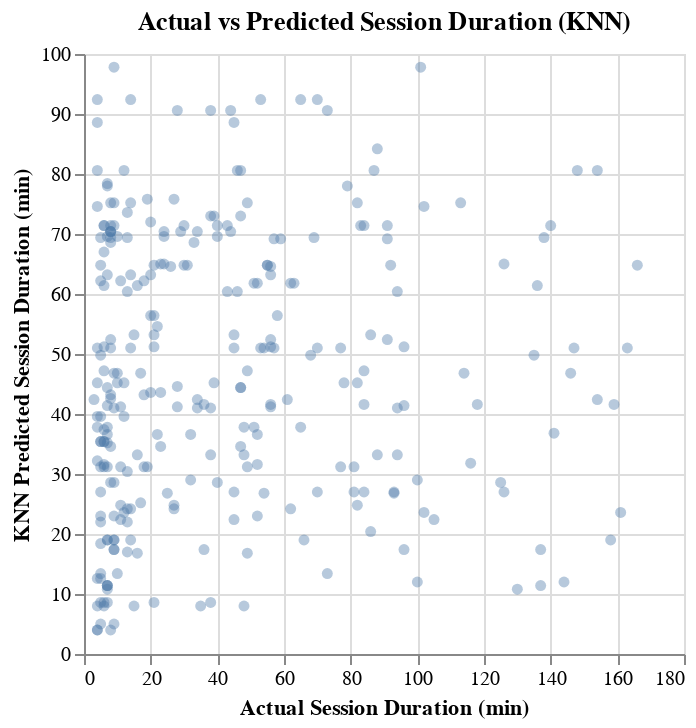

This figure's notebook cell:
### Code cell
import altair as alt
results_knn = pd.DataFrame({
    "actual": y_test,
    "predicted": y_pred_knn
})

chart_knn = alt.Chart(results_knn).mark_circle(opacity=0.4).encode(
    x=alt.X("actual:Q", title="Actual Session Duration (min)"),
    y=alt.Y("predicted:Q", title="KNN Predicted Session Duration (min)")
).properties(
    title="Actual vs Predicted Session Duration (KNN)"
)

chart_knn

### Figure 1 — Vega-Lite specification as saved in the notebook (floating-point values rounded to 4 significant figures; data arrays with more than 128 entries replaced by an {"elided": "..."} marker saying what was removed)
{"config": {"view": {"continuousWidth": 300, "continuousHeight": 300}}, "data": {"name": "data-53ecbfe44ce2ddd53c6c2949701aae4e"}, "mark": {"type": "circle", "opacity": 0.4}, "encoding": {"x": {"field": "actual", "title": "Actual Session Duration (min)", "type": "quantitative"}, "y": {"field": "predicted", "title": "KNN Predicted Session Duration (min)", "type": "quantitative"}}, "title": "Actual vs Predicted Session Duration (KNN)", "$schema": "https://vega.github.io/schema/vega-lite/v5.20.1.json", "datasets": {"data-53ecbfe44ce2ddd53c6c2949701aae4e": {"elided": "294 records"}}}
